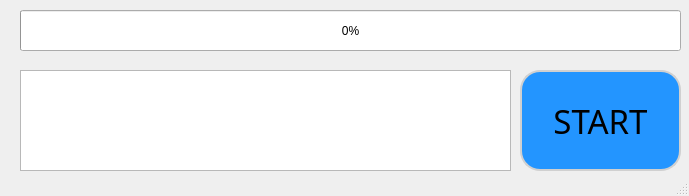
<?xml version="1.0" encoding="UTF-8"?>
<ui version="4.0">
 <class>MainWindow</class>
 <widget class="QMainWindow" name="MainWindow">
  <property name="geometry">
   <rect>
    <x>0</x>
    <y>0</y>
    <width>689</width>
    <height>196</height>
   </rect>
  </property>
  <property name="sizePolicy">
   <sizepolicy hsizetype="Preferred" vsizetype="Preferred">
    <horstretch>0</horstretch>
    <verstretch>0</verstretch>
   </sizepolicy>
  </property>
  <property name="windowTitle">
   <string>Initializing</string>
  </property>
  <widget class="QWidget" name="centralwidget">
   <widget class="QProgressBar" name="init_progress">
    <property name="geometry">
     <rect>
      <x>20</x>
      <y>10</y>
      <width>661</width>
      <height>41</height>
     </rect>
    </property>
    <property name="styleSheet">
     <string notr="true"/>
    </property>
    <property name="value">
     <number>0</number>
    </property>
   </widget>
   <widget class="QTextEdit" name="init_text">
    <property name="geometry">
     <rect>
      <x>20</x>
      <y>70</y>
      <width>491</width>
      <height>101</height>
     </rect>
    </property>
    <property name="styleSheet">
     <string notr="true"/>
    </property>
    <property name="frameShape">
     <enum>QFrame::StyledPanel</enum>
    </property>
    <property name="frameShadow">
     <enum>QFrame::Sunken</enum>
    </property>
    <property name="placeholderText">
     <string/>
    </property>
   </widget>
   <widget class="QPushButton" name="start_btn">
    <property name="enabled">
     <bool>true</bool>
    </property>
    <property name="geometry">
     <rect>
      <x>520</x>
      <y>70</y>
      <width>161</width>
      <height>101</height>
     </rect>
    </property>
    <property name="palette">
     <palette>
      <active>
       <colorrole role="Button">
        <brush brushstyle="SolidPattern">
         <color alpha="255">
          <red>35</red>
          <green>149</green>
          <blue>255</blue>
         </color>
        </brush>
       </colorrole>
       <colorrole role="ButtonText">
        <brush brushstyle="SolidPattern">
         <color alpha="255">
          <red>255</red>
          <green>255</green>
          <blue>255</blue>
         </color>
        </brush>
       </colorrole>
       <colorrole role="Base">
        <brush brushstyle="SolidPattern">
         <color alpha="255">
          <red>35</red>
          <green>149</green>
          <blue>255</blue>
         </color>
        </brush>
       </colorrole>
       <colorrole role="Window">
        <brush brushstyle="SolidPattern">
         <color alpha="255">
          <red>35</red>
          <green>149</green>
          <blue>255</blue>
         </color>
        </brush>
       </colorrole>
      </active>
      <inactive>
       <colorrole role="Button">
        <brush brushstyle="SolidPattern">
         <color alpha="255">
          <red>35</red>
          <green>149</green>
          <blue>255</blue>
         </color>
        </brush>
       </colorrole>
       <colorrole role="ButtonText">
        <brush brushstyle="SolidPattern">
         <color alpha="255">
          <red>0</red>
          <green>0</green>
          <blue>0</blue>
         </color>
        </brush>
       </colorrole>
       <colorrole role="Base">
        <brush brushstyle="SolidPattern">
         <color alpha="255">
          <red>35</red>
          <green>149</green>
          <blue>255</blue>
         </color>
        </brush>
       </colorrole>
       <colorrole role="Window">
        <brush brushstyle="SolidPattern">
         <color alpha="255">
          <red>35</red>
          <green>149</green>
          <blue>255</blue>
         </color>
        </brush>
       </colorrole>
      </inactive>
      <disabled>
       <colorrole role="Button">
        <brush brushstyle="SolidPattern">
         <color alpha="255">
          <red>35</red>
          <green>149</green>
          <blue>255</blue>
         </color>
        </brush>
       </colorrole>
       <colorrole role="ButtonText">
        <brush brushstyle="SolidPattern">
         <color alpha="255">
          <red>120</red>
          <green>120</green>
          <blue>120</blue>
         </color>
        </brush>
       </colorrole>
       <colorrole role="Base">
        <brush brushstyle="SolidPattern">
         <color alpha="255">
          <red>35</red>
          <green>149</green>
          <blue>255</blue>
         </color>
        </brush>
       </colorrole>
       <colorrole role="Window">
        <brush brushstyle="SolidPattern">
         <color alpha="255">
          <red>35</red>
          <green>149</green>
          <blue>255</blue>
         </color>
        </brush>
       </colorrole>
      </disabled>
     </palette>
    </property>
    <property name="font">
     <font>
      <family>배달의민족 을지로체 TTF</family>
      <pointsize>25</pointsize>
      <weight>50</weight>
      <italic>false</italic>
      <bold>false</bold>
     </font>
    </property>
    <property name="styleSheet">
     <string notr="true">border: 2px solid #d0d0d0; 
font: 25pt &quot;배달의민족 을지로체 TTF&quot;;
background-color: rgb(35,149,255);
border-radius: 20px; </string>
    </property>
    <property name="text">
     <string>START</string>
    </property>
   </widget>
  </widget>
  <widget class="QStatusBar" name="statusbar"/>
 </widget>
 <resources/>
 <connections/>
</ui>
